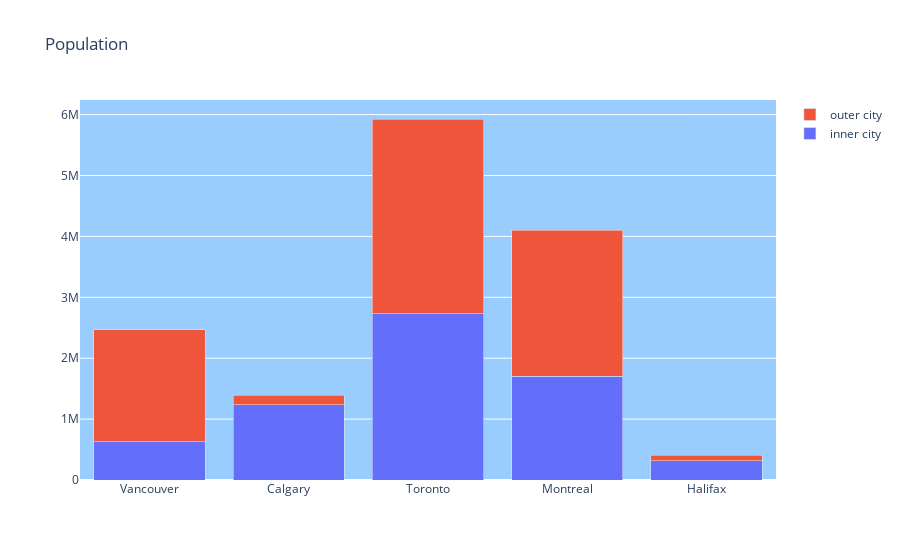

Notebook code cell kept with this figure:
### Code cell
# Let’s now do a stacked plot, with outer city population on top of inner city population:

outside = [m-p for p,m in zip(proper,metro)]   # need to subtract

bar1 = go.Bar(x=cities, y=proper, name='inner city')
bar2 = go.Bar(x=cities, y=outside, name='outer city')

# layout = go.Layout(barmode='stack')               # new element!
layout = go.Layout(barmode='stack', title='Population', plot_bgcolor = 'rgb(153, 204, 255)')
fig = go.Figure(data=[bar1,bar2], layout=layout)  # new element!
plotly.offline.iplot(fig)                         # we get a stacked bar chart

### Figure 1 — Plotly figure (JSON) as saved in the notebook; plotly's stock layout.template omitted (floating-point values rounded to 4 significant figures)
{"data": [{"name": "inner city", "type": "bar", "x": ["Vancouver", "Calgary", "Toronto", "Montreal", "Halifax"], "y": [631486, 1239220, 2731571, 1704694, 316701]}, {"name": "outer city", "type": "bar", "x": ["Vancouver", "Calgary", "Toronto", "Montreal", "Halifax"], "y": [1831945, 153389, 3196469, 2394233, 86430]}], "layout": {"barmode": "stack", "plot_bgcolor": "rgb(153, 204, 255)", "title": {"text": "Population"}}}
